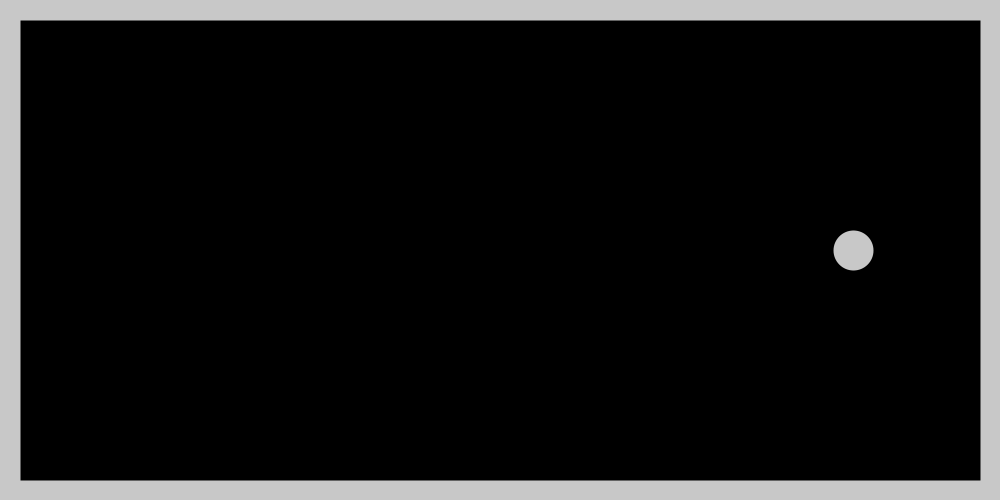
Frame 1 (no input)
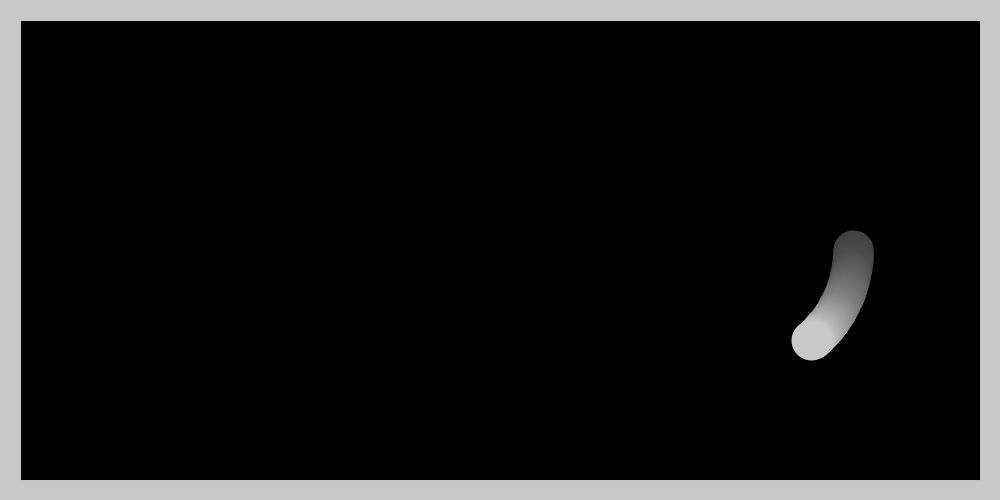
Frame 60 (the mouse pressed at the canvas centre just before this capture)
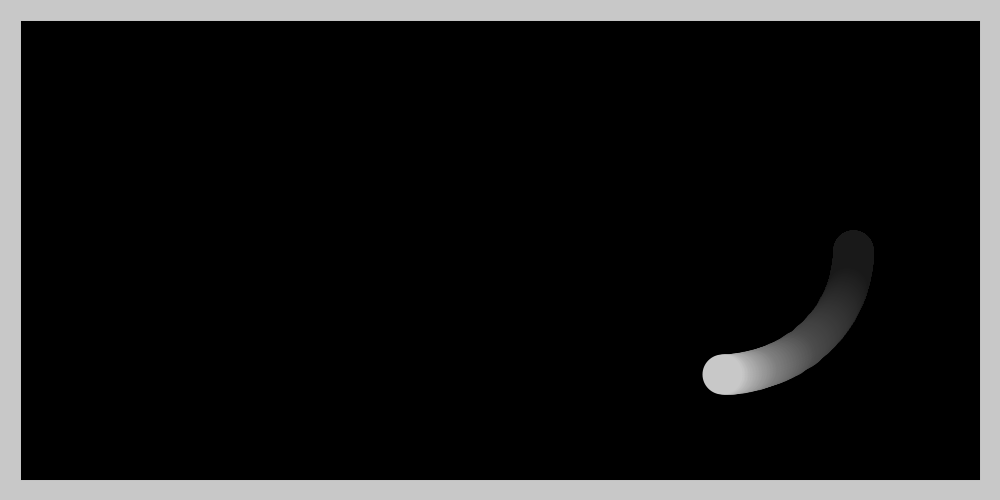
Frame 120 (the mouse held since frame 60 and released just before this capture)

The Processing sketch that drew these frames (run headless with seeded random() and noise(); from frame 60 on, the mouse is pressed at the canvas centre):

// Processing sketch: processing_111561
// ── processing_111561.pde

void setup() {
  background(0);
  size (1000, 500);
  smooth();
  stroke(200);
  strokeWeight(40);
  frameRate(100);
}

float n = 0;
float m = 0;

void draw() {
  
    fill(0, 5);
    rect(0, 0, 1000, 500);
  
  /*
  point(500, 250);
   point(250, 250);
   point(750, 250);
   */
  point(500*sqrt(2)*cos(n)/(pow(sin(n), 2)+1)/2+500, 500*sqrt(2)*cos(n)*sin(n)/(pow(sin(n), 2)+1)/2+250);
  //line(500, 250, 500*sqrt(2)*cos(n)/(pow(sin(n), 2)+1)/2+500, 500*sqrt(2)*cos(n)*sin(n)/(pow(sin(n), 2)+1)/2+250);
  n = n+0.005;
  m++;
}
